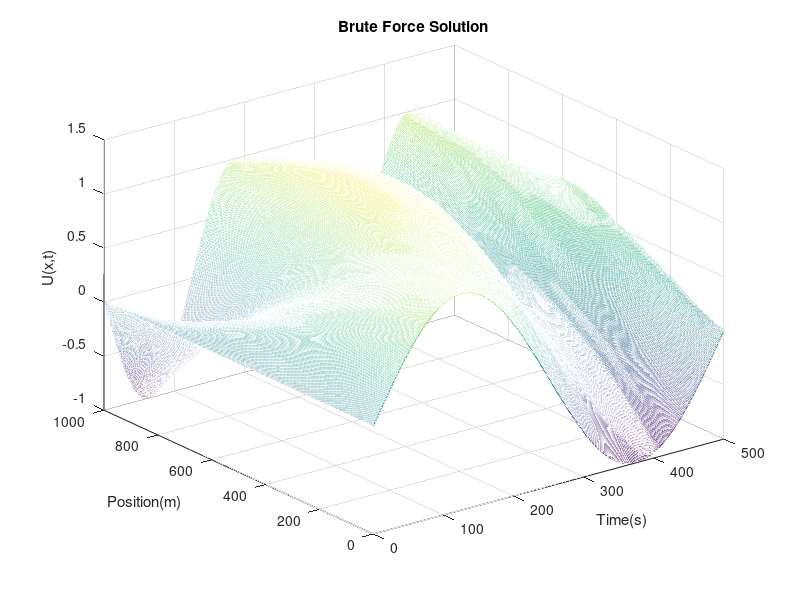

MATLAB code for this plot: (Note: this script raises an error after producing the figure.)
clear all; close all; clc;

%% Parameters
L = 1;
T = 1;
Nx = 1000;
Nt = 500;
dx = L/(Nx-1);
dt = T/(Nt-1);
lx = 0:dx:L;
lt = 0:dt:T;
alpha = 1;

% coarse discretization
lx_c = 0:dx*10:L;
lt_c = 0:dt*10:T;

% meshes 
% Meshes (fine and coarse)
[mesh_x_f,mesh_t_f] = meshgrid(lx,lt);
[mesh_x_g,mesh_t_g] = meshgrid(lx_c,lt_c);

% Boundary Conditions
ud_0 = sin(2*pi*lt/T);
ud_L = -sin(4*pi*lt/T);

% Internal Force
% f = zeros(Nx,Nt)';
%for i = 1:Nx-1
%    for j = 1:Nt-1
%        f(i,j)=10^3*sin(3*pi*lx(i)/T)*sin(5*pi*lt(j)/L);
%    end
%end
fg = 10*rand(Nt/10,Nx/10);
f = interp2(mesh_x_g,mesh_t_g,fg,mesh_x_f,mesh_t_f,'spline');

% Matrices

% "Stiffness" Matrix
k = (1/dx)*[1 -1;-1 1]; 
K = zeros(Nx);
for i = 1:Nx-1
    K(i:i+1,i:i+1) = K(i:i+1,i:i+1) + k;
end

% Integration
% Space Integration 
% Elementary Matrix
M_elX = dx/6 * [2 1;1 2];

% Assembly on Space
Ix = zeros(Nx);
for i = 1:Nx-1
    Ix(i:i+1,i:i+1) = Ix(i:i+1,i:i+1) + M_elX;
end

% Time Integration
M_elT = dt/6 * [2 1;1 2];
% Assembly on time
It = zeros(Nt);
for i = 1:Nt-1
    It(i:i+1,i:i+1) = It(i:i+1,i:i+1) + M_elT;
end

% da/dt * b integration 
M_elt = 1/2 * [-1 -1;1 1];
Ft = zeros(Nt);
for i = 1:Nt-1
    Ft(i:i+1,i:i+1) = Ft(i:i+1,i:i+1) + M_elt;
end
% Time Derivative Matrix (dx/dt = D * x) 
D = It\Ft';
%test = sin(2*pi*lt');
%testdev = 2*pi*cos(2*pi*lt');
%testhat = D*test;
%figure;hold on; plot(testdev); plot(testhat,"*"); hold off;
% Brute Force Quantities --> P*u_k = F + M/dt * u_(k-1)
F = Ix*f';  
% P matrix
P = Ix/dt + K;
% Matrix decomposition (To account for Boundary Conditions)
DOF = 1:Nx;
DOFd = [1,Nx];
DOFu = setdiff(DOF,DOFd);
Puu = P(DOFu,DOFu);
Pud = P(DOFu,DOFd);
Ud = [ud_0',ud_L'];
Muu = Ix(DOFu,DOFu);
% Brute Force Solution -->  Puu*U_u + Pud*U_d = Q
U = zeros(Nx,Nt);
for i = 2:Nt
    Ft = F(:,i);
    U(DOFd,i) = Ud(i,:)';
    Q = Ft(2:end-1) + Muu/dt*U(DOFu,i-1);
    U(DOFu,i) = Puu\(Q-Pud*Ud(i,:)');
end
figure("Name","Brute Force Solution");mesh(U);
xlabel("Time(s)");ylabel("Position(m)");zlabel("U(x,t)");title("Brute Force Solution")

%% Greedy Algorithm
% Boundary Conditions
Ucl = (1-lx/L)'*ud_0 + (lx/L)'*ud_L;

% Right Hand side --> M*dw/dt + K*w = G
G = F-K*Ucl-Ix*(D*Ucl')';
G_fix =  F - K*Ucl - Ix*(D*Ucl')';
U_greedy = Ucl;

% Initialization for Fixed Point 
Modes = 10;
lambda_0 = lt;
W = zeros(Nx,Nt);
rec_error = zeros(1,Modes); 
rec_errorSVD = zeros(1,Modes);
lambda = [];
Lambda = [];
Lambda_sine_t = [];
new_Lam = [];
G_var = [];

% SVD Reconstruction 
[X,S,V] = svd(U);
U_SVD = zeros(Nt,Nx);
it2 = 0;
update = 1;    

for mode = 1:Modes
    G_var(mode,:,:) = G;
    % Fixed Point Algorithm
    error = 1;
    it = 0;
    while error > 1e-8
        % System in the form --> H*Lambda_k = J
        H = (lambda_0*It*lambda_0')*K + (lambda_0*It*(D*lambda_0'))*Ix ;
        J = lambda_0*It*G';

        % We account for the Boundary Conditions --> zeros at the borders
        Huu = H(DOFu,DOFu);
        Juu = J(DOFu);
        Lambda_k = zeros(Nx,1);
        Lambda_k(DOFu) = Huu\Juu';

        % Normalization for unicity
%         Lambda_k = Lambda_k./sqrt(Lambda_k'*K*Lambda_k);

        % Solve for lambda --> lambda_1'*(m*D + I) = h
        % Account for initial conditions --> 0 at t_0 --> lambda(1) = 0
        lambda_1 = zeros(Nt,1);
        h = (Lambda_k'*G)';
        m = (Lambda_k'*Ix*Lambda_k);
        i_m = (Lambda_k'*K*Lambda_k);
        lambda_1(2:end) = (m*D(2:end,2:end) + i_m*eye(size(D(2:end,2:end))))\h(2:end);

        lambda_1 = lambda_1';

        % Stagnation Criteria 
        error = ((lambda_1-lambda_0)*It*(lambda_1-lambda_0)')/(lambda_0*It*lambda_0');

        % Update lambda for next iteration
        lambda_0 = lambda_1;
        it = it + 1;
        if it > 30
            break 
        end
    end

if update == 1
%     G = G - K*Lambda_k*lambda_1-Ix*Lambda_k*(D*lambda_1')';
    Lambda = gram_schmidt([Lambda, Lambda_k], K);

%         % Update Phase
    m_update = Lambda'*Ix*Lambda;
    k_update = Lambda'*K*Lambda;
    F_update = Lambda'*G_fix;
%     disp(size(F_update))
    
% Update Right Hand Side 
    [~, lambda_upd] = ode45(@(t,y) deriv(t, y, m_update, k_update, F_update, dt), lt, zeros(mode,1));


% lambda_upd = zeros(mode, Nt);
% 
% for i = 1:Nt-1
% 
% %     lambda_upd(:,i+1) = m_update\(F_update(:,i) - k_update*lambda_upd(:,i))*dt + lambda_upd(:,i);
%     lambda_upd(:,i+1) = (1/dt*m_update + k_update)\(F_update(:,i) + 1/dt * m_update * lambda_upd(:,i));
% 
% end
% lambda_upd = lambda_upd';

    U_greedy = Ucl + Lambda*lambda_upd';
%     G = G - K*Lambda(:,end)*lambda_upd(:,end)'- Ix*Lambda(:,end)*(D*lambda_upd(:,end))';
    G = F-K*Ucl-Ix*(D*Ucl')'  -  K*Lambda*lambda_upd'- Ix*Lambda*(D*lambda_upd)';
    % SVD Reconstruction
    U_SVD = X(:,1:mode)*S(1:mode,1:mode)*V(:,1:mode)';
    
    % Error Calculation 
    reconstuction_errorNum = zeros(1,Nx)';
    reconstuction_errorDen = zeros(1,Nx)';
    reconstuction_errorNumSVD = zeros(1,Nx)';

    for k = 1:Nx
        reconstuction_errorNum(k) = (U(k,:)-U_greedy(k,:))*It*(U(k,:)-U_greedy(k,:))';
        reconstuction_errorDen(k) = (U(k,:)*It*U(k,:)');
        reconstuction_errorNumSVD(k) = (U(k,:)-U_SVD(k,:))*It*(U(k,:)-U_SVD(k,:))';
    end
    rec_errorNum = reconstuction_errorNum'*Ix*reconstuction_errorNum;
    rec_errorDen = reconstuction_errorDen'*Ix*reconstuction_errorDen;
    rec_error(mode) = sqrt(rec_errorNum)/sqrt(rec_errorDen);

    rec_errorNumSVD = reconstuction_errorNumSVD'*Ix*reconstuction_errorNumSVD;
    rec_errorSVD(mode) = sqrt(rec_errorNumSVD)/sqrt(rec_errorDen);

% end
else
    Lambda = [Lambda, Lambda_k];
    lambda = [lambda; lambda_1];

    % Update Right Hand Side 
    G =  F - K*Ucl - Ix*(D*Ucl')' - K*(Lambda*lambda) - Ix*(Lambda*(D*lambda')');

    % Update PGD Solution
%     W = W + Lambda_k*lambda_1;
    U_greedy = Ucl + Lambda*lambda;
        % SVD Reconstruction
    U_SVD = X(:,1:mode)*S(1:mode,1:mode)*V(:,1:mode)';
    
    % Error Calculation 
    reconstuction_errorNum = zeros(1,Nx)';
    reconstuction_errorDen = zeros(1,Nx)';
    reconstuction_errorNumSVD = zeros(1,Nx)';

    for k = 1:Nx
        reconstuction_errorNum(k) = (U(k,:)-U_greedy(k,:))*It*(U(k,:)-U_greedy(k,:))';
        reconstuction_errorDen(k) = (U(k,:)*It*U(k,:)');
        reconstuction_errorNumSVD(k) = (U(k,:)-U_SVD(k,:))*It*(U(k,:)-U_SVD(k,:))';
    end
    rec_errorNum = reconstuction_errorNum'*Ix*reconstuction_errorNum;
    rec_errorDen = reconstuction_errorDen'*Ix*reconstuction_errorDen;
    rec_error(mode) = sqrt(rec_errorNum)/sqrt(rec_errorDen);
%     rec_error(mode) = norm(U-U_greedy)/norm(U);

    rec_errorNumSVD = reconstuction_errorNumSVD'*Ix*reconstuction_errorNumSVD;
    rec_errorSVD(mode) = sqrt(rec_errorNumSVD)/sqrt(rec_errorDen);
%     rec_errorSVD(mode) = norm(U-U_SVD)/norm(U);

end

    it2 = it2 + 1;
    disp(['Mode n ', num2str(mode) ])
end

%  % Visualization
    figure(1)
    subplot(1,3,1)
        mesh(U)
        title("Fine Solution")
    subplot(1,3,2)
        mesh(U_greedy);
        title("PGD Greedy Solution")
    subplot(1,3,3)
        semilogy(real(rec_error),"Color","red") 
        hold on 
        semilogy(real(rec_errorSVD),"Color","Blue")
        hold off
        if update == 1
            legend("PGD with update","SVD")
        else
            legend("PGD without update","SVD")
        end

        xlabel('number of modes')
        ylabel('error')
        title("Error Greedy")

% Ortho verif

ortho_verif_K = zeros(length(Lambda(1,:)));

for i = 1:length(ortho_verif_K)
    for j = i:length(ortho_verif_K)
        ortho_verif_K(i, j) = Lambda(:, i)'*K*Lambda(:,j);
    end
end
 
ortho_verif_M = zeros(length(Lambda(1,:)));

for i = 1:length(ortho_verif_M)
    for j = i:length(ortho_verif_M)
        ortho_verif_M(i, j) = Lambda(:, i)'*Ix*Lambda(:,j);
    end
end

%semilogy(rec_errorSVD);
hold on
semilogy(rec_error);
eta_test = rec_error;

semilogy(eta_test)
legend("SVD", "PGD: After Update",'PGD: before update')
xlabel('Number of modes')
ylabel('Error')
title(["Error Comparison"])


%% TEST


x = 1:1000;
a = 2;
y = sin(a*pi*x/1000);
figure(1)
plot(x,y)

%% Functions
function Lam = update_phase(Lambda, Lambda_tot, i)
% correction = zeros(size(Lambda));
        for j = 1:i - 1
            Lambda = Lambda - Lambda*(Lambda'*Lambda_tot(:,j))./2;
        end
        Lam = Lambda;
end

function Q = gram_schmidt(A, K)
% A: an mxn matrix
% Q: an mxn matrix with orthonormal columns
[m, n] = size(A);
Q = zeros(m, n);

for j = 1:n
    v = A(:, j);
    for i = 1:j-1
        q = Q(:, i);
        v = v - q*(q'*v);
    end
    Q(:, j) = v/norm(v);
end
Q = Q/sqrtm(Q'*K*Q);
end

function [Q,R] = orthonormalize(A,M,K)
% ORTHONORMALIZE Orthonormalize a matrix A according to two matrices M and K
% using the Gram-Schmidt process.
%
%   [Q,R] = ORTHONORMALIZE(A,M,K) returns an orthonormal matrix Q and an
%   upper triangular matrix R such that A = Q*R and Q'*M*Q = I and Q'*K*Q = I.
%
%   Example:
%      A = randn(5);
%      M = randn(5);
%      K = randn(5);
%      [Q,R] = orthonormalize(A,M,K);
%
%   See also GRAM-SCHMIDT PROCESS.

[~,n] = size(A);
Q = zeros(size(A));
R = zeros(n);

for j = 1:n
    v = A(:,j);
    for i = 1:j-1
        R(i,j) = Q(:,i)'*A(:,j);
        v = v - R(i,j)*Q(:,i);
    end
    R(j,j) = norm(v);
    Q(:,j) = v/R(j,j);
end

[~,R1] = qr(Q'*M*Q);
[~,R2] = qr(Q'*K*Q);

if size(R1,2) < size(Q,2)
    Q(:,size(R1,2)+1:end)=[];
end

if size(R2,2) < size(Q,2)
    Q(:,size(R2,2)+1:end)=[];
end

end

function deriv = deriv(t, lam, m, k, ht, dt)
%     h = htim(ht, t, lt);
    h = ht(:,round(t/(dt) + 1));
%     h = ht(:,round(t/(t(2)) + 1));
deriv = (m^(-1))*(h - k*lam);
%     deriv = m\(h - eye(size(k))*lam);
%     deriv = deriv';
% deriv = deriv';
end



